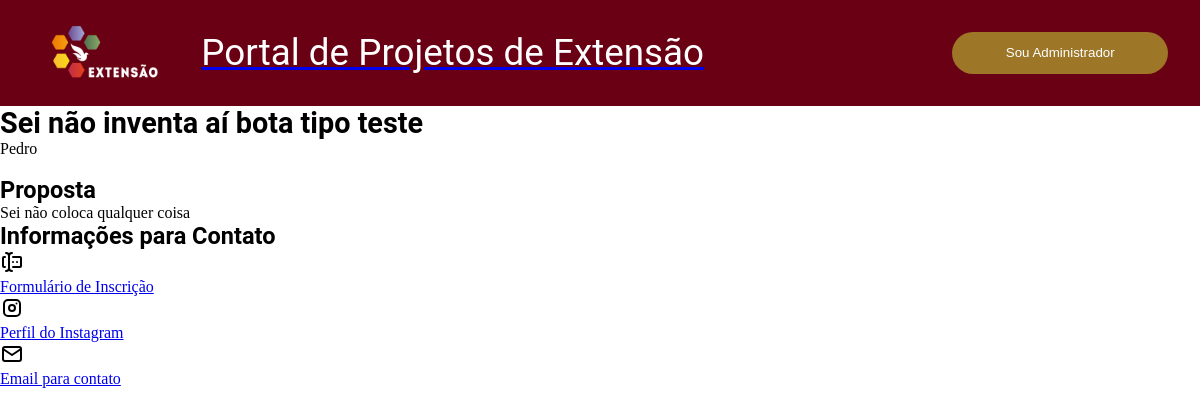
The app's page /projeto/8 with its own data.
### portalExtensaoUnicap_app/models.py (models this page shows, shortened)
class projeto(models.Model):
    id=models.BigAutoField(primary_key=True)
    identificacao_unica=models.TextField(max_length=9, blank=False, null=False)
    titulo=models.TextField(max_length=300, blank=False, null=False)
    proposta=models.TextField(max_length=3000, blank=False, null=False)
    curso=models.TextField(max_length=150, blank=False, null=False)
    coordenador=models.TextField(max_length=150, blank=False, null=False)
    ch_total=models.IntegerField(blank=False, null=False)
    ch_semanal_docente=models.IntegerField(blank=False, null=False)
    ch_semanal_estudante=models.IntegerField(blank=False, null=False)
    data_inicio=models.DateField(auto_now=False, auto_now_add=False)
    data_termino=models.DateField(auto_now=False, auto_now_add=False)
    instagram=models.TextField(blank=True)
    contato=models.TextField(blank=False)
    formulario=models.TextField(blank=True)

### portalExtensaoUnicap_app/views.py (the view)
# urls.py: path('projeto/<int:projeto_id>', views.ProjectView, name='project'),
def ProjectView(request, projeto_id):
    projeto_detail = get_object_or_404(projeto, id=projeto_id)
    return render(request, 'project.html', {'projeto': projeto_detail})

### portalExtensaoUnicap_app/templates/project.html (shortened to what this page needs)
{% extends 'base.html' %}
{% block conteudo %}
{% load static %}
<div class="basic-info">
	<h2>{{ projeto.titulo }}</h2>
	<p>{{ projeto.coordenador }}</p>
</div>
<div class="extra-info">
	<div class="right-extra-info">
		<div class="proposition">
			<h3>Proposta</h3>
			<p>{{ projeto.proposta }}</p>
		</div>
		<div class="contact">
			<h3>Informações para Contato</h3>
			{% if projeto.formulario %}
			<a class="contact-link" href="{{ projeto.formulario }}" target="_blank">
				<img src="{% static 'graphics/forms.svg' %}" />
				<p>Formulário de Inscrição</p>
			</a>
			{% endif %}
			{% if projeto.instagram %}
			<a class="contact-link" href="{{ projeto.instagram }}" target="_blank">
				<img src="{% static 'graphics/brand-instagram.svg' %}" />
				<p>Perfil do Instagram</p>
			</a>
			{% endif %}
			{% if projeto.contato %}
			<a class="contact-link" href="mailto:{{ projeto.contato }}">
				<img src="{% static 'graphics/mail.svg' %}" />
				<p>Email para contato</p>
			</a>
			{% endif %}
		</div>
	</div>
</div>
{% endblock %}

### portalExtensaoUnicap_app/static/style.css (style rules this page uses)
:root { --main-color:#690013; --accent-color:#9D7628; --text-color:#fff; --text-size:1em; --h1-size:2.3em; --border-radius:28px; }
h2 { font-size: 1.8em; }
h3 { font-size: 1.47em; }
h1,h2,h3,h4 { font-family: 'Roboto', sans-serif; }
* { margin: 0; padding: 0; box-sizing: border-box; }
body { font-size: var(--text-size); margin: 0; min-height: 100vh; display: flex; flex-direction: column; }

### records on screen
projeto: titulo "Sei não inventa aí bota tipo teste", coordenador "Pedro", proposta "Sei não coloca qualquer coisa"
